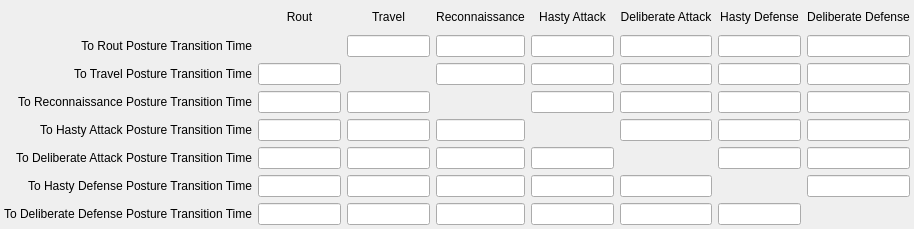
<?xml version="1.0" encoding="UTF-8"?>
<ui version="4.0">
 <class>Form</class>
 <widget class="QWidget" name="Form">
  <property name="geometry">
   <rect>
    <x>0</x>
    <y>0</y>
    <width>914</width>
    <height>229</height>
   </rect>
  </property>
  <property name="sizePolicy">
   <sizepolicy hsizetype="MinimumExpanding" vsizetype="Preferred">
    <horstretch>0</horstretch>
    <verstretch>0</verstretch>
   </sizepolicy>
  </property>
  <property name="minimumSize">
   <size>
    <width>914</width>
    <height>0</height>
   </size>
  </property>
  <property name="windowTitle">
   <string>Form</string>
  </property>
  <layout class="QVBoxLayout" name="verticalLayout">
   <property name="leftMargin">
    <number>4</number>
   </property>
   <property name="topMargin">
    <number>4</number>
   </property>
   <property name="rightMargin">
    <number>4</number>
   </property>
   <property name="bottomMargin">
    <number>4</number>
   </property>
   <item>
    <layout class="QGridLayout" name="gridLayout">
     <item row="0" column="1">
      <widget class="QLabel" name="label">
       <property name="sizePolicy">
        <sizepolicy hsizetype="Preferred" vsizetype="Preferred">
         <horstretch>0</horstretch>
         <verstretch>0</verstretch>
        </sizepolicy>
       </property>
       <property name="frameShape">
        <enum>QFrame::NoFrame</enum>
       </property>
       <property name="frameShadow">
        <enum>QFrame::Plain</enum>
       </property>
       <property name="lineWidth">
        <number>2</number>
       </property>
       <property name="text">
        <string>Rout</string>
       </property>
       <property name="alignment">
        <set>Qt::AlignCenter</set>
       </property>
       <property name="do_not_disable" stdset="0">
        <bool>true</bool>
       </property>
      </widget>
     </item>
     <item row="0" column="2">
      <widget class="QLabel" name="label_2">
       <property name="sizePolicy">
        <sizepolicy hsizetype="Preferred" vsizetype="Preferred">
         <horstretch>0</horstretch>
         <verstretch>0</verstretch>
        </sizepolicy>
       </property>
       <property name="frameShape">
        <enum>QFrame::NoFrame</enum>
       </property>
       <property name="frameShadow">
        <enum>QFrame::Plain</enum>
       </property>
       <property name="lineWidth">
        <number>2</number>
       </property>
       <property name="text">
        <string>Travel</string>
       </property>
       <property name="alignment">
        <set>Qt::AlignCenter</set>
       </property>
       <property name="do_not_disable" stdset="0">
        <bool>true</bool>
       </property>
      </widget>
     </item>
     <item row="0" column="3">
      <widget class="QLabel" name="label_3">
       <property name="sizePolicy">
        <sizepolicy hsizetype="Preferred" vsizetype="Preferred">
         <horstretch>0</horstretch>
         <verstretch>0</verstretch>
        </sizepolicy>
       </property>
       <property name="frameShape">
        <enum>QFrame::NoFrame</enum>
       </property>
       <property name="frameShadow">
        <enum>QFrame::Plain</enum>
       </property>
       <property name="lineWidth">
        <number>2</number>
       </property>
       <property name="text">
        <string>Reconnaissance</string>
       </property>
       <property name="alignment">
        <set>Qt::AlignCenter</set>
       </property>
       <property name="do_not_disable" stdset="0">
        <bool>true</bool>
       </property>
      </widget>
     </item>
     <item row="0" column="4">
      <widget class="QLabel" name="label_4">
       <property name="sizePolicy">
        <sizepolicy hsizetype="Preferred" vsizetype="Preferred">
         <horstretch>0</horstretch>
         <verstretch>0</verstretch>
        </sizepolicy>
       </property>
       <property name="frameShape">
        <enum>QFrame::NoFrame</enum>
       </property>
       <property name="frameShadow">
        <enum>QFrame::Plain</enum>
       </property>
       <property name="lineWidth">
        <number>2</number>
       </property>
       <property name="text">
        <string>Hasty Attack</string>
       </property>
       <property name="alignment">
        <set>Qt::AlignCenter</set>
       </property>
       <property name="do_not_disable" stdset="0">
        <bool>true</bool>
       </property>
      </widget>
     </item>
     <item row="0" column="5">
      <widget class="QLabel" name="label_5">
       <property name="sizePolicy">
        <sizepolicy hsizetype="Preferred" vsizetype="Preferred">
         <horstretch>0</horstretch>
         <verstretch>0</verstretch>
        </sizepolicy>
       </property>
       <property name="frameShape">
        <enum>QFrame::NoFrame</enum>
       </property>
       <property name="frameShadow">
        <enum>QFrame::Plain</enum>
       </property>
       <property name="lineWidth">
        <number>2</number>
       </property>
       <property name="text">
        <string>Deliberate Attack</string>
       </property>
       <property name="alignment">
        <set>Qt::AlignCenter</set>
       </property>
       <property name="do_not_disable" stdset="0">
        <bool>true</bool>
       </property>
      </widget>
     </item>
     <item row="0" column="6">
      <widget class="QLabel" name="label_6">
       <property name="sizePolicy">
        <sizepolicy hsizetype="Preferred" vsizetype="Preferred">
         <horstretch>0</horstretch>
         <verstretch>0</verstretch>
        </sizepolicy>
       </property>
       <property name="frameShape">
        <enum>QFrame::NoFrame</enum>
       </property>
       <property name="frameShadow">
        <enum>QFrame::Plain</enum>
       </property>
       <property name="lineWidth">
        <number>2</number>
       </property>
       <property name="text">
        <string>Hasty Defense</string>
       </property>
       <property name="alignment">
        <set>Qt::AlignCenter</set>
       </property>
       <property name="do_not_disable" stdset="0">
        <bool>true</bool>
       </property>
      </widget>
     </item>
     <item row="0" column="7">
      <widget class="QLabel" name="label_7">
       <property name="sizePolicy">
        <sizepolicy hsizetype="Preferred" vsizetype="Preferred">
         <horstretch>0</horstretch>
         <verstretch>0</verstretch>
        </sizepolicy>
       </property>
       <property name="frameShape">
        <enum>QFrame::NoFrame</enum>
       </property>
       <property name="frameShadow">
        <enum>QFrame::Plain</enum>
       </property>
       <property name="lineWidth">
        <number>2</number>
       </property>
       <property name="text">
        <string>Deliberate Defense</string>
       </property>
       <property name="alignment">
        <set>Qt::AlignCenter</set>
       </property>
       <property name="do_not_disable" stdset="0">
        <bool>true</bool>
       </property>
      </widget>
     </item>
     <item row="1" column="0">
      <widget class="QLabel" name="Rout_Transition_Time_label">
       <property name="frameShape">
        <enum>QFrame::NoFrame</enum>
       </property>
       <property name="frameShadow">
        <enum>QFrame::Plain</enum>
       </property>
       <property name="lineWidth">
        <number>2</number>
       </property>
       <property name="text">
        <string>To Rout Posture Transition Time</string>
       </property>
       <property name="alignment">
        <set>Qt::AlignRight|Qt::AlignTrailing|Qt::AlignVCenter</set>
       </property>
       <property name="do_not_disable" stdset="0">
        <bool>true</bool>
       </property>
      </widget>
     </item>
     <item row="1" column="2">
      <widget class="QLineEdit" name="Rout_Transition_Time_2">
       <property name="element_container" stdset="0">
        <string>Travel,parameter-data.Posture-Transition-Times.Posture-Transition-Times-Item.Rout</string>
       </property>
       <property name="display-units" stdset="0">
        <string notr="true">minute</string>
       </property>
       <property name="source-units" stdset="0">
        <string notr="true">second</string>
       </property>
      </widget>
     </item>
     <item row="1" column="3">
      <widget class="QLineEdit" name="Rout_Transition_Time_3">
       <property name="element_container" stdset="0">
        <string>Reconnaissance,parameter-data.Posture-Transition-Times.Posture-Transition-Times-Item.Rout</string>
       </property>
       <property name="display-units" stdset="0">
        <string notr="true">minute</string>
       </property>
       <property name="source-units" stdset="0">
        <string notr="true">second</string>
       </property>
      </widget>
     </item>
     <item row="1" column="4">
      <widget class="QLineEdit" name="Rout_Transition_Time_4">
       <property name="element_container" stdset="0">
        <string>Hasty-Attack,parameter-data.Posture-Transition-Times.Posture-Transition-Times-Item.Rout</string>
       </property>
       <property name="display-units" stdset="0">
        <string notr="true">minute</string>
       </property>
       <property name="source-units" stdset="0">
        <string notr="true">second</string>
       </property>
      </widget>
     </item>
     <item row="1" column="5">
      <widget class="QLineEdit" name="Rout_Transition_Time_5">
       <property name="element_container" stdset="0">
        <string>Deliberate-Attack,parameter-data.Posture-Transition-Times.Posture-Transition-Times-Item.Rout</string>
       </property>
       <property name="display-units" stdset="0">
        <string notr="true">minute</string>
       </property>
       <property name="source-units" stdset="0">
        <string notr="true">second</string>
       </property>
      </widget>
     </item>
     <item row="1" column="6">
      <widget class="QLineEdit" name="Rout_Transition_Time_6">
       <property name="element_container" stdset="0">
        <string>Hasty-Defense,parameter-data.Posture-Transition-Times.Posture-Transition-Times-Item.Rout</string>
       </property>
       <property name="display-units" stdset="0">
        <string notr="true">minute</string>
       </property>
       <property name="source-units" stdset="0">
        <string notr="true">second</string>
       </property>
      </widget>
     </item>
     <item row="1" column="7">
      <widget class="QLineEdit" name="Rout_Transition_Time_7">
       <property name="element_container" stdset="0">
        <string>Deliberate-Defense,parameter-data.Posture-Transition-Times.Posture-Transition-Times-Item.Rout</string>
       </property>
       <property name="display-units" stdset="0">
        <string notr="true">minute</string>
       </property>
       <property name="source-units" stdset="0">
        <string notr="true">second</string>
       </property>
      </widget>
     </item>
     <item row="2" column="0">
      <widget class="QLabel" name="Travel_Transition_Time_label">
       <property name="frameShape">
        <enum>QFrame::NoFrame</enum>
       </property>
       <property name="frameShadow">
        <enum>QFrame::Plain</enum>
       </property>
       <property name="lineWidth">
        <number>2</number>
       </property>
       <property name="text">
        <string>To Travel Posture Transition Time</string>
       </property>
       <property name="alignment">
        <set>Qt::AlignRight|Qt::AlignTrailing|Qt::AlignVCenter</set>
       </property>
       <property name="do_not_disable" stdset="0">
        <bool>true</bool>
       </property>
      </widget>
     </item>
     <item row="2" column="1">
      <widget class="QLineEdit" name="Travel_Transition_Time">
       <property name="element_container" stdset="0">
        <string>Rout,parameter-data.Posture-Transition-Times.Posture-Transition-Times-Item.Travel</string>
       </property>
       <property name="display-units" stdset="0">
        <string notr="true">minute</string>
       </property>
       <property name="source-units" stdset="0">
        <string notr="true">second</string>
       </property>
      </widget>
     </item>
     <item row="2" column="3">
      <widget class="QLineEdit" name="Travel_Transition_Time_3">
       <property name="element_container" stdset="0">
        <string>Reconnaissance,parameter-data.Posture-Transition-Times.Posture-Transition-Times-Item.Travel</string>
       </property>
       <property name="display-units" stdset="0">
        <string notr="true">minute</string>
       </property>
       <property name="source-units" stdset="0">
        <string notr="true">second</string>
       </property>
      </widget>
     </item>
     <item row="2" column="4">
      <widget class="QLineEdit" name="Travel_Transition_Time_4">
       <property name="element_container" stdset="0">
        <string>Hasty-Attack,parameter-data.Posture-Transition-Times.Posture-Transition-Times-Item.Travel</string>
       </property>
       <property name="display-units" stdset="0">
        <string notr="true">minute</string>
       </property>
       <property name="source-units" stdset="0">
        <string notr="true">second</string>
       </property>
      </widget>
     </item>
     <item row="2" column="5">
      <widget class="QLineEdit" name="Travel_Transition_Time_5">
       <property name="element_container" stdset="0">
        <string>Deliberate-Attack,parameter-data.Posture-Transition-Times.Posture-Transition-Times-Item.Travel</string>
       </property>
       <property name="display-units" stdset="0">
        <string notr="true">minute</string>
       </property>
       <property name="source-units" stdset="0">
        <string notr="true">second</string>
       </property>
      </widget>
     </item>
     <item row="2" column="6">
      <widget class="QLineEdit" name="Travel_Transition_Time_6">
       <property name="element_container" stdset="0">
        <string>Hasty-Defense,parameter-data.Posture-Transition-Times.Posture-Transition-Times-Item.Travel</string>
       </property>
       <property name="display-units" stdset="0">
        <string notr="true">minute</string>
       </property>
       <property name="source-units" stdset="0">
        <string notr="true">second</string>
       </property>
      </widget>
     </item>
     <item row="2" column="7">
      <widget class="QLineEdit" name="Travel_Transition_Time_7">
       <property name="element_container" stdset="0">
        <string>Deliberate-Defense,parameter-data.Posture-Transition-Times.Posture-Transition-Times-Item.Travel</string>
       </property>
       <property name="display-units" stdset="0">
        <string notr="true">minute</string>
       </property>
       <property name="source-units" stdset="0">
        <string notr="true">second</string>
       </property>
      </widget>
     </item>
     <item row="3" column="0">
      <widget class="QLabel" name="Reconnaissance_Transition_Time_label">
       <property name="frameShape">
        <enum>QFrame::NoFrame</enum>
       </property>
       <property name="frameShadow">
        <enum>QFrame::Plain</enum>
       </property>
       <property name="lineWidth">
        <number>2</number>
       </property>
       <property name="text">
        <string>To Reconnaissance Posture Transition Time</string>
       </property>
       <property name="alignment">
        <set>Qt::AlignRight|Qt::AlignTrailing|Qt::AlignVCenter</set>
       </property>
       <property name="do_not_disable" stdset="0">
        <bool>true</bool>
       </property>
      </widget>
     </item>
     <item row="3" column="1">
      <widget class="QLineEdit" name="Reconnaissance_Transition_Time">
       <property name="element_container" stdset="0">
        <string>Rout,parameter-data.Posture-Transition-Times.Posture-Transition-Times-Item.Reconnaissance</string>
       </property>
       <property name="display-units" stdset="0">
        <string notr="true">minute</string>
       </property>
       <property name="source-units" stdset="0">
        <string notr="true">second</string>
       </property>
      </widget>
     </item>
     <item row="3" column="2">
      <widget class="QLineEdit" name="Reconnaissance_Transition_Time_2">
       <property name="element_container" stdset="0">
        <string>Travel,parameter-data.Posture-Transition-Times.Posture-Transition-Times-Item.Reconnaissance</string>
       </property>
       <property name="display-units" stdset="0">
        <string notr="true">minute</string>
       </property>
       <property name="source-units" stdset="0">
        <string notr="true">second</string>
       </property>
      </widget>
     </item>
     <item row="3" column="4">
      <widget class="QLineEdit" name="Reconnaissance_Transition_Time_4">
       <property name="element_container" stdset="0">
        <string>Hasty-Attack,parameter-data.Posture-Transition-Times.Posture-Transition-Times-Item.Reconnaissance</string>
       </property>
       <property name="display-units" stdset="0">
        <string notr="true">minute</string>
       </property>
       <property name="source-units" stdset="0">
        <string notr="true">second</string>
       </property>
      </widget>
     </item>
     <item row="3" column="5">
      <widget class="QLineEdit" name="Reconnaissance_Transition_Time_5">
       <property name="element_container" stdset="0">
        <string>Deliberate-Attack,parameter-data.Posture-Transition-Times.Posture-Transition-Times-Item.Reconnaissance</string>
       </property>
       <property name="display-units" stdset="0">
        <string notr="true">minute</string>
       </property>
       <property name="source-units" stdset="0">
        <string notr="true">second</string>
       </property>
      </widget>
     </item>
     <item row="3" column="6">
      <widget class="QLineEdit" name="Reconnaissance_Transition_Time_6">
       <property name="element_container" stdset="0">
        <string>Hasty-Defense,parameter-data.Posture-Transition-Times.Posture-Transition-Times-Item.Reconnaissance</string>
       </property>
       <property name="display-units" stdset="0">
        <string notr="true">minute</string>
       </property>
       <property name="source-units" stdset="0">
        <string notr="true">second</string>
       </property>
      </widget>
     </item>
     <item row="3" column="7">
      <widget class="QLineEdit" name="Reconnaissance_Transition_Time_7">
       <property name="element_container" stdset="0">
        <string>Deliberate-Defense,parameter-data.Posture-Transition-Times.Posture-Transition-Times-Item.Reconnaissance</string>
       </property>
       <property name="display-units" stdset="0">
        <string notr="true">minute</string>
       </property>
       <property name="source-units" stdset="0">
        <string notr="true">second</string>
       </property>
      </widget>
     </item>
     <item row="4" column="0">
      <widget class="QLabel" name="Hasty_Attack_Transition_Time_label">
       <property name="frameShape">
        <enum>QFrame::NoFrame</enum>
       </property>
       <property name="frameShadow">
        <enum>QFrame::Plain</enum>
       </property>
       <property name="lineWidth">
        <number>2</number>
       </property>
       <property name="text">
        <string>To Hasty Attack Posture Transition Time</string>
       </property>
       <property name="alignment">
        <set>Qt::AlignRight|Qt::AlignTrailing|Qt::AlignVCenter</set>
       </property>
       <property name="do_not_disable" stdset="0">
        <bool>true</bool>
       </property>
      </widget>
     </item>
     <item row="4" column="1">
      <widget class="QLineEdit" name="Hasty_Attack_Transition_Time">
       <property name="element_container" stdset="0">
        <string>Rout,parameter-data.Posture-Transition-Times.Posture-Transition-Times-Item.Hasty-Attack</string>
       </property>
       <property name="display-units" stdset="0">
        <string notr="true">minute</string>
       </property>
       <property name="source-units" stdset="0">
        <string notr="true">second</string>
       </property>
      </widget>
     </item>
     <item row="4" column="2">
      <widget class="QLineEdit" name="Hasty_Attack_Transition_Time_2">
       <property name="element_container" stdset="0">
        <string>Travel,parameter-data.Posture-Transition-Times.Posture-Transition-Times-Item.Hasty-Attack</string>
       </property>
       <property name="display-units" stdset="0">
        <string notr="true">minute</string>
       </property>
       <property name="source-units" stdset="0">
        <string notr="true">second</string>
       </property>
      </widget>
     </item>
     <item row="4" column="3">
      <widget class="QLineEdit" name="Hasty_Attack_Transition_Time_3">
       <property name="element_container" stdset="0">
        <string>Reconnaissance,parameter-data.Posture-Transition-Times.Posture-Transition-Times-Item.Hasty-Attack</string>
       </property>
       <property name="display-units" stdset="0">
        <string notr="true">minute</string>
       </property>
       <property name="source-units" stdset="0">
        <string notr="true">second</string>
       </property>
      </widget>
     </item>
     <item row="4" column="5">
      <widget class="QLineEdit" name="Hasty_Attack_Transition_Time_5">
       <property name="element_container" stdset="0">
        <string>Deliberate-Attack,parameter-data.Posture-Transition-Times.Posture-Transition-Times-Item.Hasty-Attack</string>
       </property>
       <property name="display-units" stdset="0">
        <string notr="true">minute</string>
       </property>
       <property name="source-units" stdset="0">
        <string notr="true">second</string>
       </property>
      </widget>
     </item>
     <item row="4" column="6">
      <widget class="QLineEdit" name="Hasty_Attack_Transition_Time_6">
       <property name="element_container" stdset="0">
        <string>Hasty-Defense,parameter-data.Posture-Transition-Times.Posture-Transition-Times-Item.Hasty-Attack</string>
       </property>
       <property name="display-units" stdset="0">
        <string notr="true">minute</string>
       </property>
       <property name="source-units" stdset="0">
        <string notr="true">second</string>
       </property>
      </widget>
     </item>
     <item row="4" column="7">
      <widget class="QLineEdit" name="Hasty_Attack_Transition_Time_7">
       <property name="element_container" stdset="0">
        <string>Deliberate-Defense,parameter-data.Posture-Transition-Times.Posture-Transition-Times-Item.Hasty-Attack</string>
       </property>
       <property name="display-units" stdset="0">
        <string notr="true">minute</string>
       </property>
       <property name="source-units" stdset="0">
        <string notr="true">second</string>
       </property>
      </widget>
     </item>
     <item row="5" column="0">
      <widget class="QLabel" name="Deliberate_Attack_Transition_Time_label">
       <property name="frameShape">
        <enum>QFrame::NoFrame</enum>
       </property>
       <property name="frameShadow">
        <enum>QFrame::Plain</enum>
       </property>
       <property name="lineWidth">
        <number>2</number>
       </property>
       <property name="text">
        <string>To Deliberate Attack Posture Transition Time</string>
       </property>
       <property name="alignment">
        <set>Qt::AlignRight|Qt::AlignTrailing|Qt::AlignVCenter</set>
       </property>
       <property name="do_not_disable" stdset="0">
        <bool>true</bool>
       </property>
      </widget>
     </item>
     <item row="5" column="1">
      <widget class="QLineEdit" name="Deliberate_Attack_Transition_Time">
       <property name="element_container" stdset="0">
        <string>Rout,parameter-data.Posture-Transition-Times.Posture-Transition-Times-Item.Deliberate-Attack</string>
       </property>
       <property name="display-units" stdset="0">
        <string notr="true">minute</string>
       </property>
       <property name="source-units" stdset="0">
        <string notr="true">second</string>
       </property>
      </widget>
     </item>
     <item row="5" column="2">
      <widget class="QLineEdit" name="Deliberate_Attack_Transition_Time_2">
       <property name="element_container" stdset="0">
        <string>Travel,parameter-data.Posture-Transition-Times.Posture-Transition-Times-Item.Deliberate-Attack</string>
       </property>
       <property name="display-units" stdset="0">
        <string notr="true">minute</string>
       </property>
       <property name="source-units" stdset="0">
        <string notr="true">second</string>
       </property>
      </widget>
     </item>
     <item row="5" column="3">
      <widget class="QLineEdit" name="Deliberate_Attack_Transition_Time_3">
       <property name="element_container" stdset="0">
        <string>Reconnaissance,parameter-data.Posture-Transition-Times.Posture-Transition-Times-Item.Deliberate-Attack</string>
       </property>
       <property name="display-units" stdset="0">
        <string notr="true">minute</string>
       </property>
       <property name="source-units" stdset="0">
        <string notr="true">second</string>
       </property>
      </widget>
     </item>
     <item row="5" column="4">
      <widget class="QLineEdit" name="Deliberate_Attack_Transition_Time_4">
       <property name="element_container" stdset="0">
        <string>Hasty-Attack,parameter-data.Posture-Transition-Times.Posture-Transition-Times-Item.Deliberate-Attack</string>
       </property>
       <property name="display-units" stdset="0">
        <string notr="true">minute</string>
       </property>
       <property name="source-units" stdset="0">
        <string notr="true">second</string>
       </property>
      </widget>
     </item>
     <item row="5" column="6">
      <widget class="QLineEdit" name="Deliberate_Attack_Transition_Time_6">
       <property name="element_container" stdset="0">
        <string>Hasty-Defense,parameter-data.Posture-Transition-Times.Posture-Transition-Times-Item.Deliberate-Attack</string>
       </property>
       <property name="display-units" stdset="0">
        <string notr="true">minute</string>
       </property>
       <property name="source-units" stdset="0">
        <string notr="true">second</string>
       </property>
      </widget>
     </item>
     <item row="5" column="7">
      <widget class="QLineEdit" name="Deliberate_Attack_Transition_Time_7">
       <property name="element_container" stdset="0">
        <string>Deliberate-Defense,parameter-data.Posture-Transition-Times.Posture-Transition-Times-Item.Deliberate-Attack</string>
       </property>
       <property name="display-units" stdset="0">
        <string notr="true">minute</string>
       </property>
       <property name="source-units" stdset="0">
        <string notr="true">second</string>
       </property>
      </widget>
     </item>
     <item row="6" column="0">
      <widget class="QLabel" name="Hasty_Defense_Transition_Time_label">
       <property name="frameShape">
        <enum>QFrame::NoFrame</enum>
       </property>
       <property name="frameShadow">
        <enum>QFrame::Plain</enum>
       </property>
       <property name="lineWidth">
        <number>2</number>
       </property>
       <property name="text">
        <string>To Hasty Defense Posture Transition Time</string>
       </property>
       <property name="alignment">
        <set>Qt::AlignRight|Qt::AlignTrailing|Qt::AlignVCenter</set>
       </property>
       <property name="do_not_disable" stdset="0">
        <bool>true</bool>
       </property>
      </widget>
     </item>
     <item row="6" column="1">
      <widget class="QLineEdit" name="Hasty_Defense_Transition_Time">
       <property name="element_container" stdset="0">
        <string>Rout,parameter-data.Posture-Transition-Times.Posture-Transition-Times-Item.Hasty-Defense</string>
       </property>
       <property name="display-units" stdset="0">
        <string notr="true">minute</string>
       </property>
       <property name="source-units" stdset="0">
        <string notr="true">second</string>
       </property>
      </widget>
     </item>
     <item row="6" column="2">
      <widget class="QLineEdit" name="Hasty_Defense_Transition_Time_2">
       <property name="element_container" stdset="0">
        <string>Travel,parameter-data.Posture-Transition-Times.Posture-Transition-Times-Item.Hasty-Defense</string>
       </property>
       <property name="display-units" stdset="0">
        <string notr="true">minute</string>
       </property>
       <property name="source-units" stdset="0">
        <string notr="true">second</string>
       </property>
      </widget>
     </item>
     <item row="6" column="3">
      <widget class="QLineEdit" name="Hasty_Defense_Transition_Time_3">
       <property name="element_container" stdset="0">
        <string>Reconnaissance,parameter-data.Posture-Transition-Times.Posture-Transition-Times-Item.Hasty-Defense</string>
       </property>
       <property name="display-units" stdset="0">
        <string notr="true">minute</string>
       </property>
       <property name="source-units" stdset="0">
        <string notr="true">second</string>
       </property>
      </widget>
     </item>
     <item row="6" column="4">
      <widget class="QLineEdit" name="Hasty_Defense_Transition_Time_4">
       <property name="element_container" stdset="0">
        <string>Hasty-Attack,parameter-data.Posture-Transition-Times.Posture-Transition-Times-Item.Hasty-Defense</string>
       </property>
       <property name="display-units" stdset="0">
        <string notr="true">minute</string>
       </property>
       <property name="source-units" stdset="0">
        <string notr="true">second</string>
       </property>
      </widget>
     </item>
     <item row="6" column="5">
      <widget class="QLineEdit" name="Hasty_Defense_Transition_Time_5">
       <property name="element_container" stdset="0">
        <string>Deliberate-Attack,parameter-data.Posture-Transition-Times.Posture-Transition-Times-Item.Hasty-Defense</string>
       </property>
       <property name="display-units" stdset="0">
        <string notr="true">minute</string>
       </property>
       <property name="source-units" stdset="0">
        <string notr="true">second</string>
       </property>
      </widget>
     </item>
     <item row="6" column="7">
      <widget class="QLineEdit" name="Hasty_Defense_Transition_Time_7">
       <property name="element_container" stdset="0">
        <string>Deliberate-Defense,parameter-data.Posture-Transition-Times.Posture-Transition-Times-Item.Hasty-Defense</string>
       </property>
       <property name="display-units" stdset="0">
        <string notr="true">minute</string>
       </property>
       <property name="source-units" stdset="0">
        <string notr="true">second</string>
       </property>
      </widget>
     </item>
     <item row="7" column="0">
      <widget class="QLabel" name="Deliberate_Defense_Transition_Time_label">
       <property name="frameShape">
        <enum>QFrame::NoFrame</enum>
       </property>
       <property name="frameShadow">
        <enum>QFrame::Plain</enum>
       </property>
       <property name="lineWidth">
        <number>2</number>
       </property>
       <property name="text">
        <string>To Deliberate Defense Posture Transition Time</string>
       </property>
       <property name="alignment">
        <set>Qt::AlignRight|Qt::AlignTrailing|Qt::AlignVCenter</set>
       </property>
       <property name="do_not_disable" stdset="0">
        <bool>true</bool>
       </property>
      </widget>
     </item>
     <item row="7" column="1">
      <widget class="QLineEdit" name="Deliberate_Defense_Transition_Time">
       <property name="element_container" stdset="0">
        <string>Rout,parameter-data.Posture-Transition-Times.Posture-Transition-Times-Item.Deliberate-Defense</string>
       </property>
       <property name="display-units" stdset="0">
        <string notr="true">minute</string>
       </property>
       <property name="source-units" stdset="0">
        <string notr="true">second</string>
       </property>
      </widget>
     </item>
     <item row="7" column="2">
      <widget class="QLineEdit" name="Deliberate_Defense_Transition_Time_2">
       <property name="element_container" stdset="0">
        <string>Travel,parameter-data.Posture-Transition-Times.Posture-Transition-Times-Item.Deliberate-Defense</string>
       </property>
       <property name="display-units" stdset="0">
        <string notr="true">minute</string>
       </property>
       <property name="source-units" stdset="0">
        <string notr="true">second</string>
       </property>
      </widget>
     </item>
     <item row="7" column="3">
      <widget class="QLineEdit" name="Deliberate_Defense_Transition_Time_3">
       <property name="element_container" stdset="0">
        <string>Reconnaissance,parameter-data.Posture-Transition-Times.Posture-Transition-Times-Item.Deliberate-Defense</string>
       </property>
       <property name="display-units" stdset="0">
        <string notr="true">minute</string>
       </property>
       <property name="source-units" stdset="0">
        <string notr="true">second</string>
       </property>
      </widget>
     </item>
     <item row="7" column="4">
      <widget class="QLineEdit" name="Deliberate_Defense_Transition_Time_4">
       <property name="element_container" stdset="0">
        <string>Hasty-Attack,parameter-data.Posture-Transition-Times.Posture-Transition-Times-Item.Deliberate-Defense</string>
       </property>
       <property name="display-units" stdset="0">
        <string notr="true">minute</string>
       </property>
       <property name="source-units" stdset="0">
        <string notr="true">second</string>
       </property>
      </widget>
     </item>
     <item row="7" column="5">
      <widget class="QLineEdit" name="Deliberate_Defense_Transition_Time_5">
       <property name="element_container" stdset="0">
        <string>Deliberate-Attack,parameter-data.Posture-Transition-Times.Posture-Transition-Times-Item.Deliberate-Defense</string>
       </property>
       <property name="display-units" stdset="0">
        <string notr="true">minute</string>
       </property>
       <property name="source-units" stdset="0">
        <string notr="true">second</string>
       </property>
      </widget>
     </item>
     <item row="7" column="6">
      <widget class="QLineEdit" name="Deliberate_Defense_Transition_Time_6">
       <property name="element_container" stdset="0">
        <string>Hasty-Defense,parameter-data.Posture-Transition-Times.Posture-Transition-Times-Item.Deliberate-Defense</string>
       </property>
       <property name="display-units" stdset="0">
        <string notr="true">minute</string>
       </property>
       <property name="source-units" stdset="0">
        <string notr="true">second</string>
       </property>
      </widget>
     </item>
    </layout>
   </item>
  </layout>
 </widget>
 <resources/>
 <connections/>
</ui>
